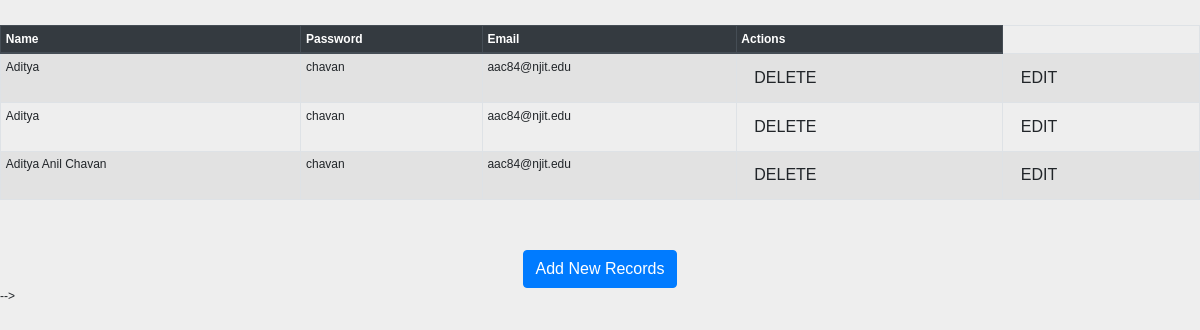
The app's page /myapp/show, older data.
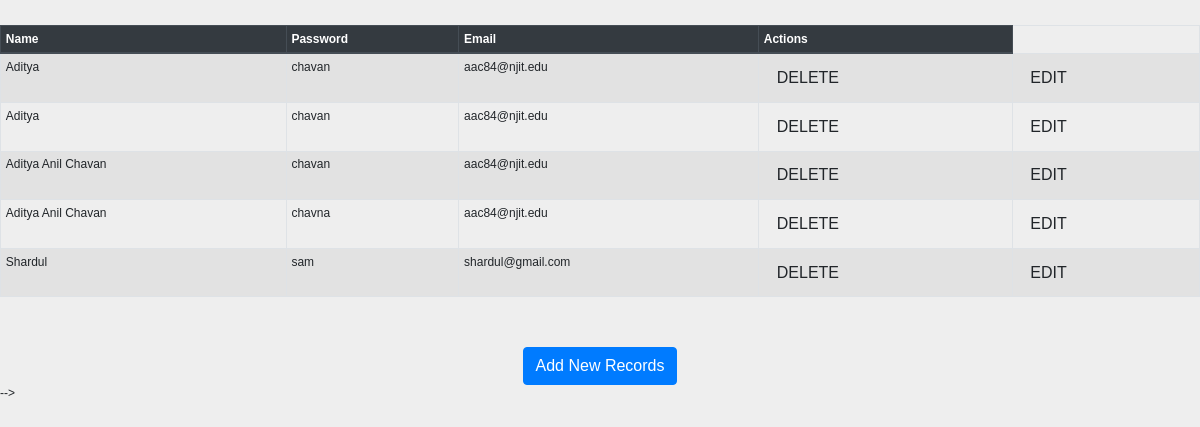
The same page, newer data.
### myapp/models.py (models this page shows, shortened)
class login(models.Model):
    Name=models.CharField(max_length=30)
    Password = models.CharField(max_length=20)
    Email = models.EmailField(max_length=30)

### myapp/views.py (the view)
# urls.py: path('show',views.show,name='show'),
def show(request):
    logins=login.objects.all()
    return render(request,"myapp/show.html",{'logins':logins})

### templates/myapp/show.html (shortened to what this page needs)
<!DOCTYPE html>
<html lang="en">
<head>
     {% load staticfiles %}
     <link rel="stylesheet" href="https://maxcdn.bootstrapcdn.com/bootstrap/4.3.1/css/bootstrap.min.css">
    <link rel="stylesheet" href="{% static 'css/style.css' %}"/>
</head>
<body>
<table class="table table-striped table-bordered table-sm">
    <thead class="thead-dark">
    <tr>
            <th> Name</th>
            <th> Password</th>
            <th> Email</th>
            <th> Actions </th>
        </tr>
    </thead>
    <tbody>
        {% for login in logins %}
        <tr>
            <td> {{login.Name}}</td>
            <td> {{login.Password}}</td>
            <td> {{login.Email}}</td>
            <td>
                <a href="delete/{{login.id}} "   class ="btn btn-default"> DELETE</a>
            </td>
            <td>
                <a href="edit/{{login.id}}"class ="btn btn-default"> EDIT</a>
            </td>
        </tr>
{% endfor %}
    </tbody>
</table>
<br>
<br>
<center><a href="register" class="btn btn-primary">Add New Records</a></center>
 -->
</body>
</html>

### static/style.css (style rules this page uses)
body { font:12px/1.4 Verdana,Arial; background:#eee; height:100%; margin:25px 0; padding:0 }

Row changes from the older to the newer data that the page shows:
added login: Name "Aditya Anil Chavan", Password "chavna", Email "aac84@njit.edu"
added login: Name "Shardul", Password "sam", Email "shardul@gmail.com"
